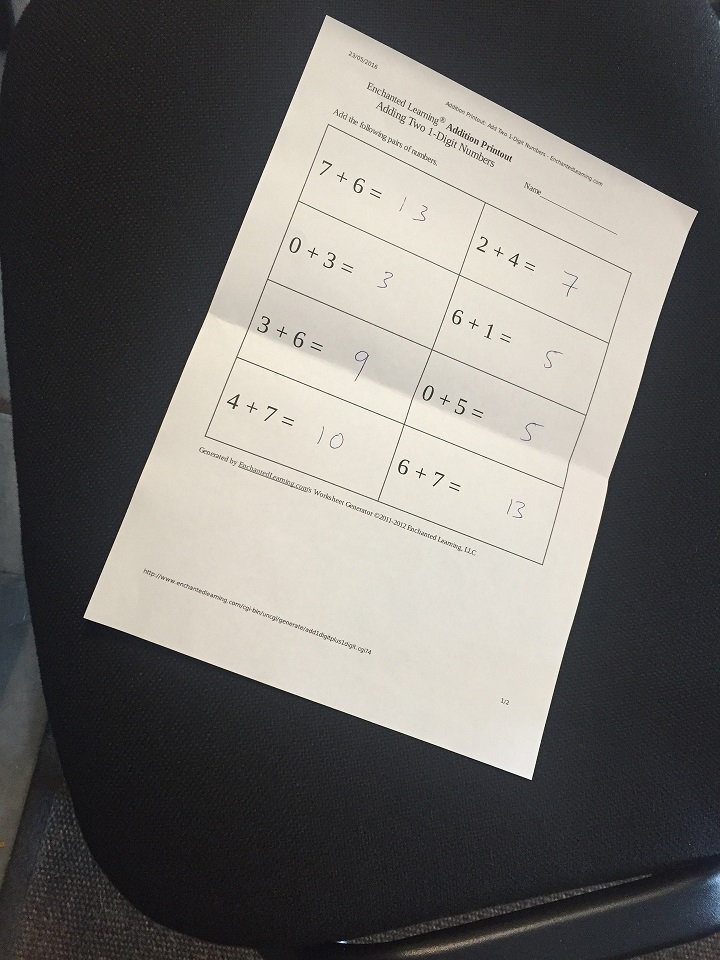
#> input picture Data/scan.jpg, 720 x 960 px, found by its file name
$ python chapter8.py
#> lines starting #> are read from the running program, lines starting #| are printed output that depends on the picture
import cv2 as cv
import numpy as np
scan = "./Data/scan.jpg"
scanned_output = "./Data/scanned output.png"
img1 = cv.imread(filename=scan)
#> img1 is the input picture: shape (960, 720, 3); mean B, G, R 106.2, 109.5, 111.7
img2 = cv.imread(filename=scanned_output)
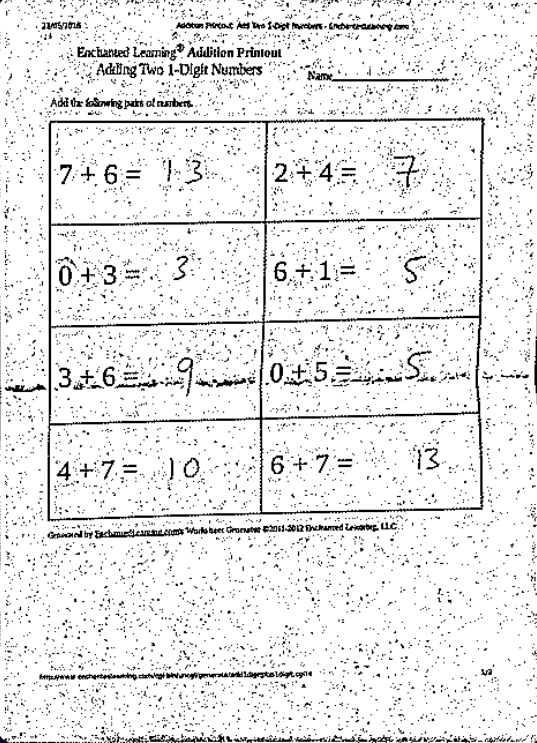
#> input picture Data/scanned output.png, 537 x 743 px, found by its file name
#> img2 is the input picture: shape (743, 537, 3); mean B, G, R 234.1, 234.1, 234.1
gray1 = cv.cvtColor(img1 , cv.COLOR_BGR2GRAY)
gray2 = cv.cvtColor(img2 , cv.COLOR_BGR2GRAY)
MAX_NUM_FEATURES = 500
orb = cv.ORB_create(nfeatures=MAX_NUM_FEATURES)
key_points1 , descriptors1 = orb.detectAndCompute(gray1 , None)
#> key_points1 = 500 keypoints; strongest (x, y, size): (531, 778, 31), (406, 468, 31), (330, 260, 31), (401, 473, 31)
key_points2 , descriptors2 = orb.detectAndCompute(gray2 , None)
#> key_points2 = 500 keypoints; strongest (x, y, size): (281, 458, 31), (281, 275, 44.6), (105, 283, 31), (325, 262, 31)
im1_display = cv.drawKeypoints(img1, key_points1, outImage=np.array([]), color=(255, 0, 0), flags=cv.DRAW_MATCHES_FLAGS_DRAW_RICH_KEYPOINTS)
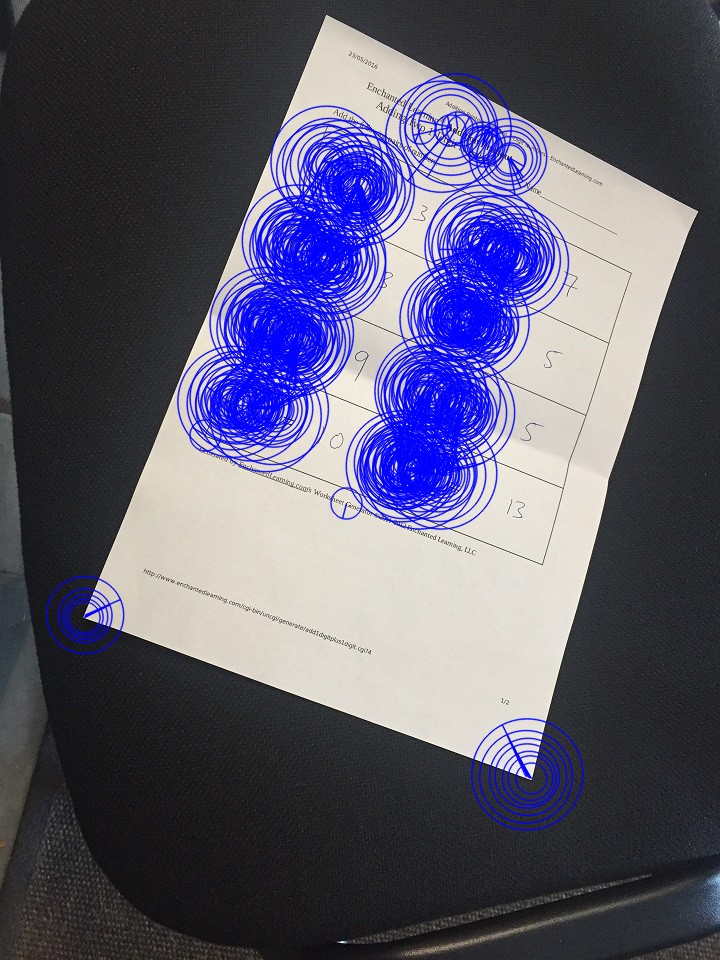
#> im1_display: shape (960, 720, 3); mean B, G, R 111.6, 89.3, 91
im2_display = cv.drawKeypoints(img2, key_points1, outImage=np.array([]), color=(255, 0, 0), flags=cv.DRAW_MATCHES_FLAGS_DRAW_RICH_KEYPOINTS)
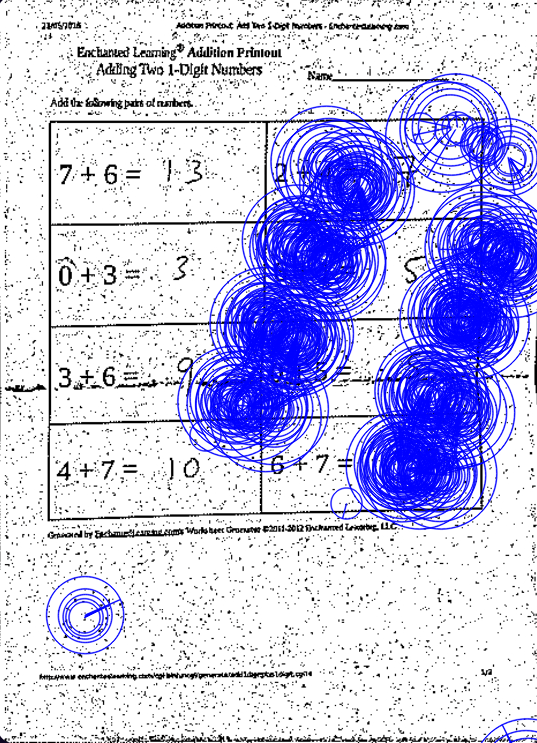
#> im2_display: shape (743, 537, 3); mean B, G, R 237.6, 197.1, 197.1
# Match features.
matcher = cv.DescriptorMatcher_create(cv.DESCRIPTOR_MATCHER_BRUTEFORCE_HAMMING)

# Converting to list for sorting as tuples are immutable objects.
matches = list(matcher.match(descriptors1, descriptors2, None))
#> matches = 500 matches

# Sort matches by score
matches.sort(key=lambda x: x.distance, reverse=False)

# Remove not so good matches
numGoodMatches = int(len(matches) * 0.1)
#> numGoodMatches = 50
matches = matches[:numGoodMatches]
#> matches = 50 matches
im_matches = cv.drawMatches(img1, key_points1, img2, key_points2, matches, None)
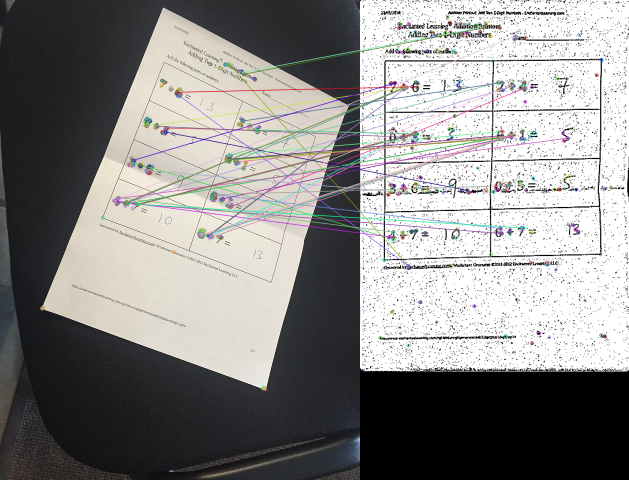
#> im_matches: shape (960, 1257, 3) (shown at 1/2 size); mean B, G, R 136.4, 137.8, 139.1
cv.imshow("Image 1 Keypoints", im_matches)
# cv.imshow("Image 2 Keypoints", im2_display)
cv.waitKey(0)
cv.destroyAllWindows()
